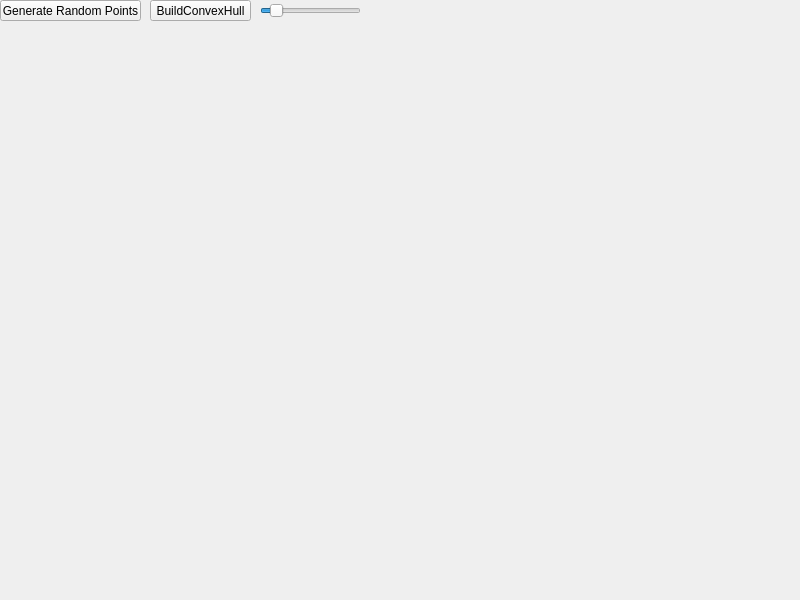
<?xml version="1.0" encoding="UTF-8"?>
<ui version="4.0">
 <class>MainWindow</class>
 <widget class="QMainWindow" name="MainWindow">
  <property name="geometry">
   <rect>
    <x>0</x>
    <y>0</y>
    <width>800</width>
    <height>600</height>
   </rect>
  </property>
  <property name="windowTitle">
   <string>MainWindow</string>
  </property>
  <widget class="QWidget" name="centralwidget">
   <widget class="QPushButton" name="generatePoints">
    <property name="geometry">
     <rect>
      <x>0</x>
      <y>0</y>
      <width>141</width>
      <height>21</height>
     </rect>
    </property>
    <property name="text">
     <string>Generate Random Points</string>
    </property>
   </widget>
   <widget class="QPushButton" name="buildConvex">
    <property name="geometry">
     <rect>
      <x>150</x>
      <y>0</y>
      <width>101</width>
      <height>21</height>
     </rect>
    </property>
    <property name="text">
     <string>BuildConvexHull</string>
    </property>
   </widget>
   <widget class="ConvexHullWidget" name="convexhullwidget" native="true">
    <property name="geometry">
     <rect>
      <x>0</x>
      <y>20</y>
      <width>801</width>
      <height>581</height>
     </rect>
    </property>
   </widget>
   <widget class="QSlider" name="debugSpeedSlider">
    <property name="geometry">
     <rect>
      <x>260</x>
      <y>0</y>
      <width>101</width>
      <height>21</height>
     </rect>
    </property>
    <property name="maximum">
     <number>1000</number>
    </property>
    <property name="singleStep">
     <number>1</number>
    </property>
    <property name="value">
     <number>100</number>
    </property>
    <property name="orientation">
     <enum>Qt::Horizontal</enum>
    </property>
    <property name="invertedAppearance">
     <bool>false</bool>
    </property>
    <property name="invertedControls">
     <bool>false</bool>
    </property>
    <property name="tickPosition">
     <enum>QSlider::NoTicks</enum>
    </property>
    <property name="tickInterval">
     <number>100</number>
    </property>
   </widget>
  </widget>
 </widget>
 <customwidgets>
  <customwidget>
   <class>ConvexHullWidget</class>
   <extends>QWidget</extends>
   <header>convexhullwidget.h</header>
   <container>1</container>
  </customwidget>
 </customwidgets>
 <resources/>
 <connections/>
</ui>
